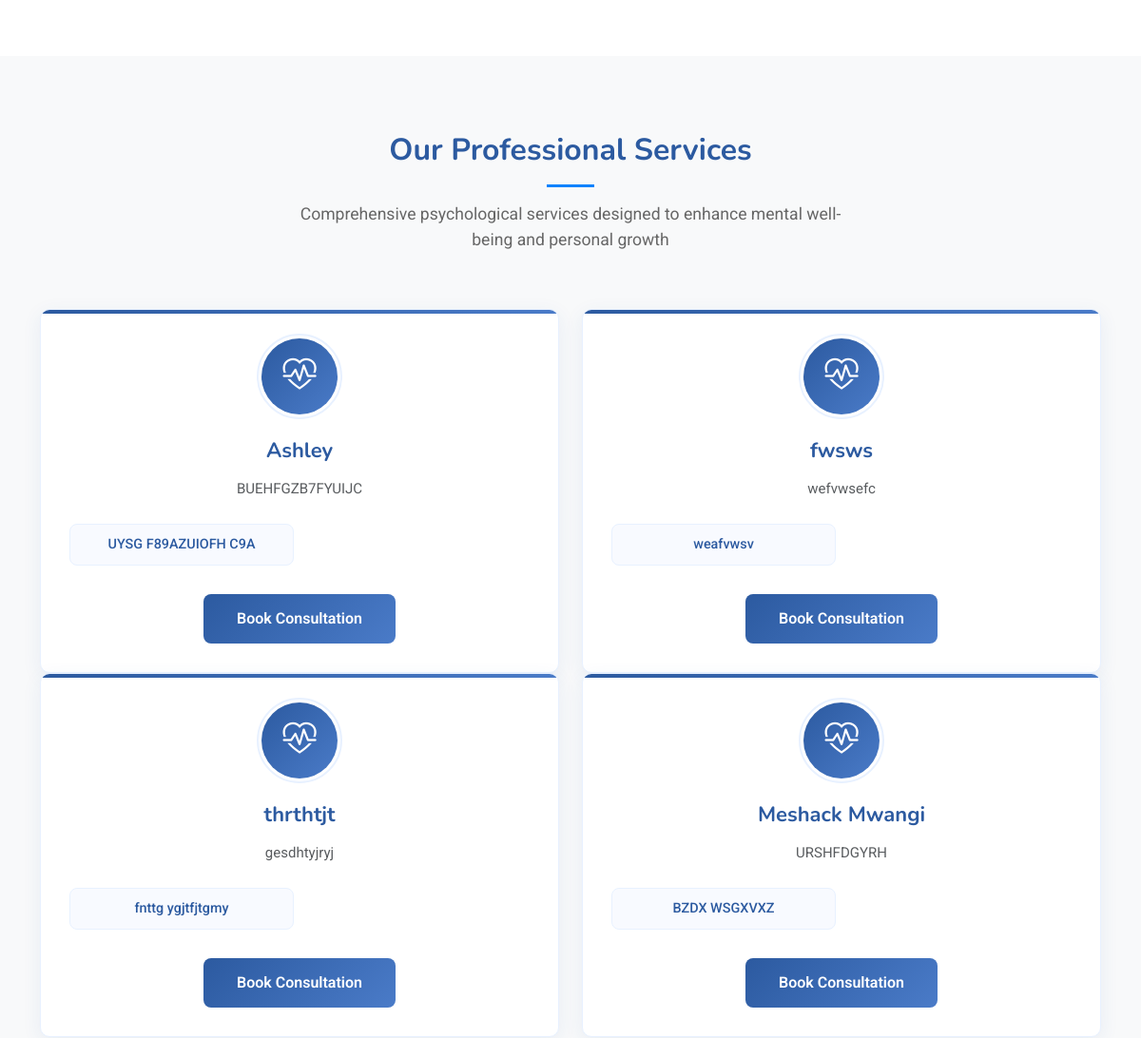
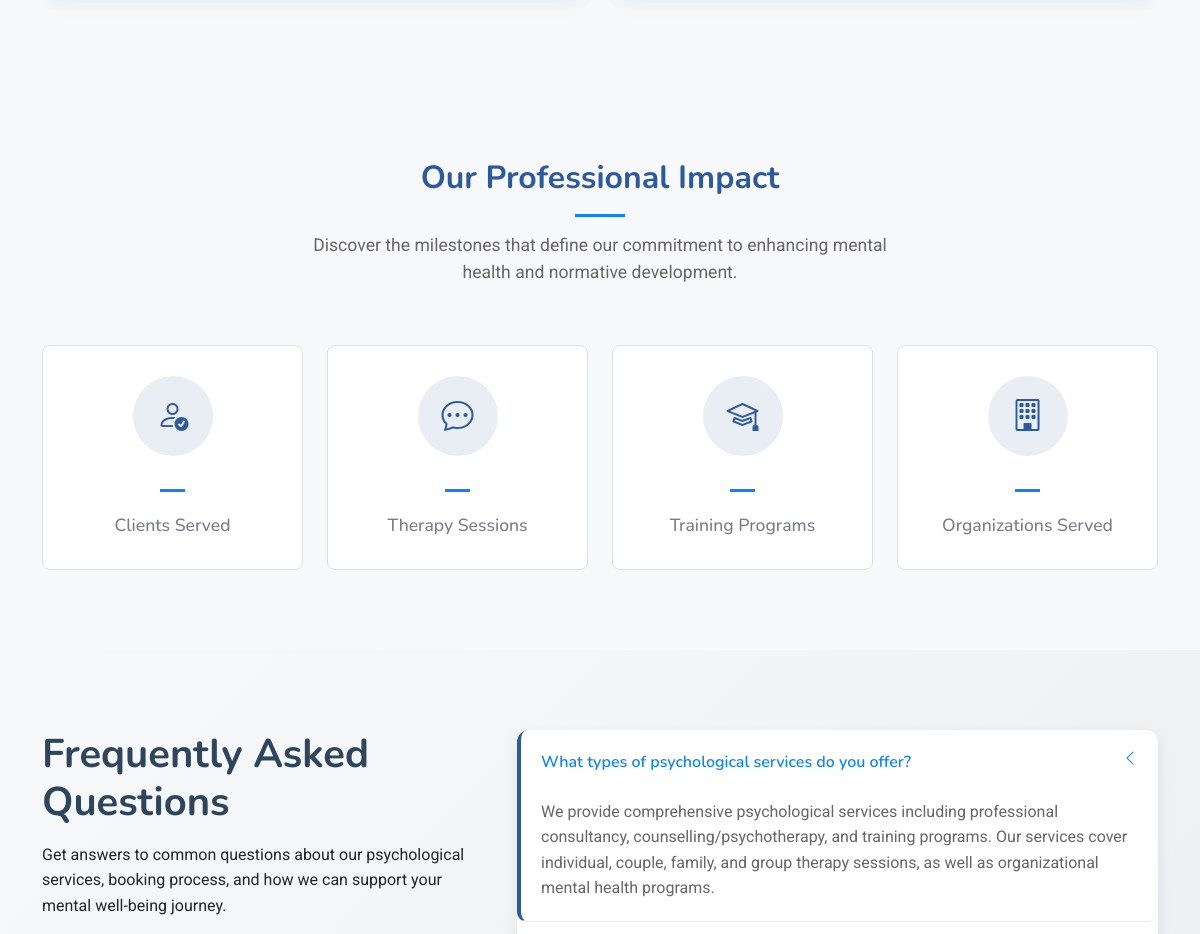
Before: / (middle part) with the older database file (2 pictures, top to bottom).
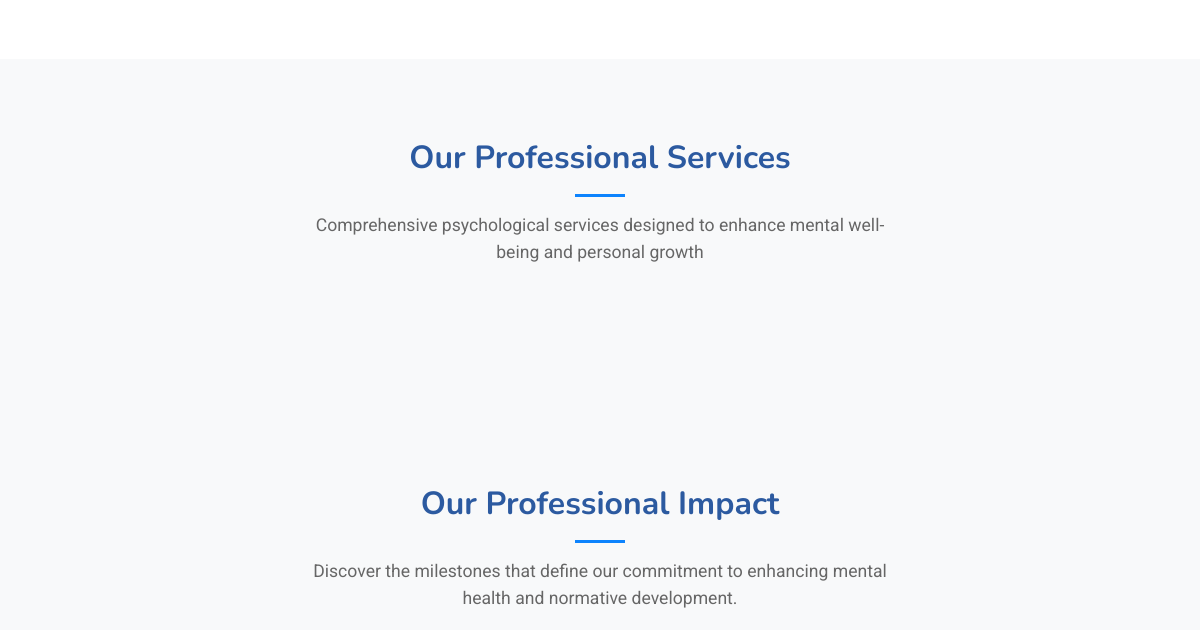
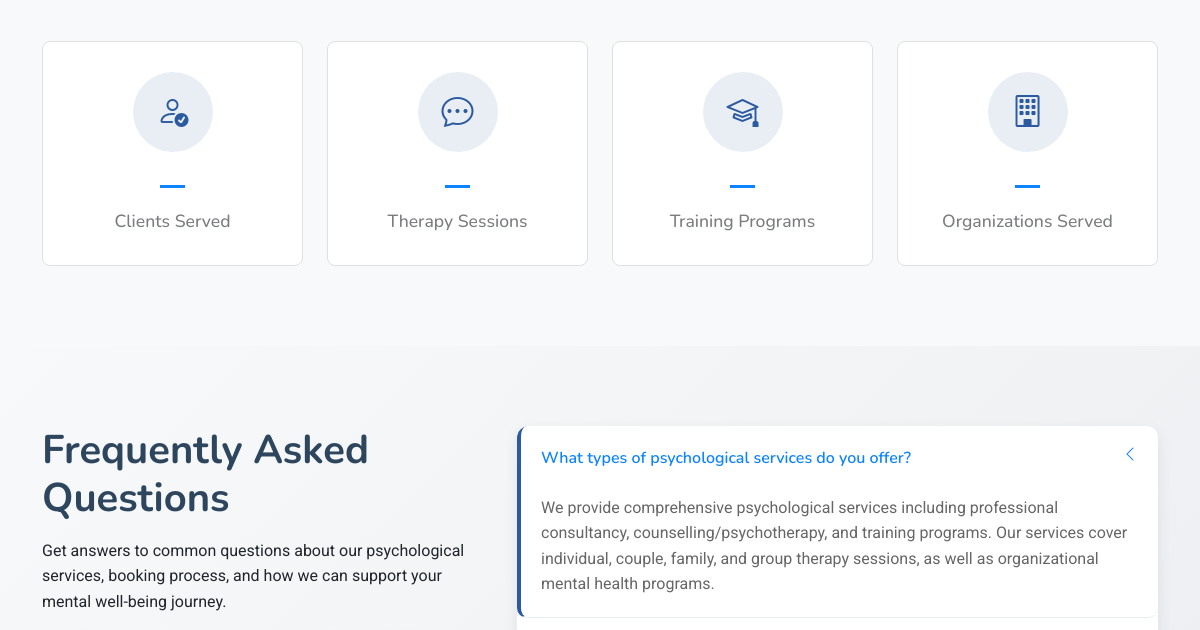
After: the same page with the newer database file (2 pictures, top to bottom).
### content/models.py (models this page shows, shortened)
class Service(models.Model):
    SERVICE_CATEGORIES = [
        ('consultancy', 'Consultancy & Advisory Services'),
        ('counselling', 'Counselling & Psychotherapy Services'),
        ('training', 'Training & Capacity Building Services'),
    ]
    name = models.CharField(max_length=200)
    category = models.CharField(max_length=20, choices=SERVICE_CATEGORIES)
    description = models.TextField()
    price = models.CharField(max_length=100, default='Contact for pricing')
    features = models.TextField(help_text="Enter features separated by commas")
    icon_class = models.CharField(max_length=50, default='bi-heart-pulse')
    is_active = models.BooleanField(default=True)
    created_at = models.DateTimeField(auto_now_add=True)
    def get_features_list(self):
        return [feature.strip() for feature in self.features.split(',')]

### content/views.py (the view)
# urls.py: path('', views.index, name='index'),
def index(request):
    services = Service.objects.filter(is_active=True)
    individual_services = services.filter(category='individual')
    organizational_services = services.filter(category='organizational')
    context = {
        'individual_services': individual_services,
        'organizational_services': organizational_services,
    }
    return render(request, 'index.html', context)

### templates/index.html (shortened to what this page needs)
{% load static %}
<!DOCTYPE html>
<html lang="en">
<head>
  <link href="{% static 'vendor/bootstrap/css/bootstrap.min.css' %}" rel="stylesheet">
  <link href="{% static 'vendor/bootstrap-icons/bootstrap-icons.css' %}" rel="stylesheet">
  <link href="{% static 'vendor/aos/aos.css' %}" rel="stylesheet">
  <link href="{% static 'vendor/glightbox/css/glightbox.min.css' %}" rel="stylesheet">
  <link href="{% static 'vendor/swiper/swiper-bundle.min.css' %}" rel="stylesheet">
  <link href="{% static 'main.css' %}" rel="stylesheet">
</head>
<body class="index-page">
  <main class="main">
<section id="call-to-action" class="call-to-action section">
</section>
<section id="services" class="services section">
  <div class="container section-title text-center" data-aos="fade-up">
    <h2>Our Professional Services</h2>
    <p>Comprehensive psychological services designed to enhance mental well-being and personal growth</p>
  </div>
  <div class="container" data-aos="fade-up" data-aos-delay="100">
    <div class="row justify-content-center">
      {% for service in individual_services %}
      <div class="col-lg-6 col-md-8" data-aos="fade-up" data-aos-delay="100">
        <div class="service-card">
          <div class="service-icon">
            <div class="icon-wrapper">
              <i class="bi {{ service.icon_class }}"></i>
            </div>
          </div>
          <div class="service-content">
            <h3>{{ service.name }}</h3>
            <p class="service-description">
              {{ service.description }}
            </p>
            <ul class="service-features">
              {% for feature in service.get_features_list %}
              <li>{{ feature }}</li>
              {% endfor %}
            </ul>
            <div class="service-actions">
              <a href="#booking" class="btn btn-primary">
                Book Consultation
              </a>
            </div>
          </div>
        </div>
      </div>
      {% endfor %}
      {% for service in organizational_services %}
      <div class="col-lg-6 col-md-8" data-aos="fade-up" data-aos-delay="200">
        <div class="service-card">
          <div class="service-icon">
            <div class="icon-wrapper">
              <i class="bi {{ service.icon_class }}"></i>
            </div>
          </div>
          <div class="service-content">
            <h3>{{ service.name }}</h3>
            <p class="service-description">
              {{ service.description }}
            </p>
            <ul class="service-features">
              {% for feature in service.get_features_list %}
              <li>{{ feature }}</li>
              {% endfor %}
            </ul>
            <div class="service-actions">
              <a href="#booking" class="btn btn-primary">
                Book Consultation
              </a>
            </div>
          </div>
        </div>
      </div>
      {% endfor %}
    </div>
  </div>
</section>
<section id="stats" class="stats section">
  <div class="container section-title text-center" data-aos="fade-up" id="approach">
    <h2>Our Professional Impact</h2>
    <p>Discover the milestones that define our commitment to enhancing mental health and normative development.</p>
  </div>
  <div class="container" data-aos="fade-up" data-aos-delay="100">
    <div class="row gy-4">
      <div class="col-lg-3 col-md-6">
        <div class="stats-item text-center">
          <div class="icon mb-3">
            <i class="bi bi-person-check" style="font-size: 2rem; color: #2c5aa0;"></i>
          </div>
          <span data-purecounter-start="0" data-purecounter-end="500" data-purecounter-duration="1" class="purecounter"></span>
          <p>Clients Served</p>
        </div>
      </div>
      <div class="col-lg-3 col-md-6">
        <div class="stats-item text-center">
          <div class="icon mb-3">
            <i class="bi bi-chat-dots" style="font-size: 2rem; color: #2c5aa0;"></i>
          </div>
          <span data-purecounter-start="0" data-purecounter-end="2500" data-purecounter-duration="1" class="purecounter"></span>
          <p>Therapy Sessions</p>
        </div>
      </div>
      <div class="col-lg-3 col-md-6">
        <div class="stats-item text-center">
          <div class="icon mb-3">
            <i class="bi bi-mortarboard" style="font-size: 2rem; color: #2c5aa0;"></i>
          </div>
          <span data-purecounter-start="0" data-purecounter-end="100" data-purecounter-duration="1" class="purecounter"></span>
          <p>Training Programs</p>
        </div>
      </div>
      <div class="col-lg-3 col-md-6">
        <div class="stats-item text-center">
          <div class="icon mb-3">
            <i class="bi bi-building" style="font-size: 2rem; color: #2c5aa0;"></i>
          </div>
          <span data-purecounter-start="0" data-purecounter-end="50" data-purecounter-duration="1" class="purecounter"></span>
          <p>Organizations Served</p>
        </div>
      </div>
    </div>
  </div>
</section>
<section class="faq-9 faq section" id="faq">
  <div class="container">
    <div class="row">
      <div class="col-lg-5" data-aos="fade-up">
        <h2 class="faq-title">Frequently Asked Questions</h2>
        <p class="faq-description">Get answers to common questions about our psychological services, booking process, and how we can support your mental well-being journey.</p>
      </div>
      <div class="col-lg-7" data-aos="fade-up" data-aos-delay="300">
        <div class="faq-container">
          <div class="faq-item faq-active">
            <h3>What types of psychological services do you offer?</h3>
            <div class="faq-content">
              <p>We provide comprehensive psychological services including professional consultancy, counselling/psychotherapy, and training programs. Our services cover individual, couple, family, and group therapy sessions, as well as organizational mental health programs.</p>
            </div>
            <i class="faq-toggle bi bi-chevron-down"></i>
          </div>
        </div>
      </div>
    </div>
  </div>
</section>
  </main>
</body>
</html>

### static/main.css (style rules this page uses)
:root { --default-font: "Roboto", system-ui, -apple-system, "Segoe UI", Roboto, "Helvetica Neue", Arial, "Noto Sans", "Liberation Sans", sans-serif, "Apple Color Emoji", "Segoe UI Emoji", "Segoe UI Symbol", "Noto Color Emoji"; --heading-font: "Nunito", sans-serif; --nav-font: "Inter", sans-serif; }
:root { --background-color: #ffffff; --default-color: #212529; --heading-color: #2d465e; --accent-color: #0d83fd; --surface-color: #ffffff; --contrast-color: #ffffff; }
:root { --nav-color: #212529; --nav-hover-color: #0d83fd; --nav-mobile-background-color: #ffffff; --nav-dropdown-background-color: #ffffff; --nav-dropdown-color: #212529; --nav-dropdown-hover-color: #0d83fd; }
:root { scroll-behavior: smooth; }
body { color: var(--default-color); background-color: var(--background-color); font-family: var(--default-font); }
h1, h2, h3, h4, h5, h6 { color: var(--heading-color); font-family: var(--heading-font); }
section, .section { color: var(--default-color); background-color: var(--background-color); padding: 60px 0; scroll-margin-top: 90px; overflow: clip; }
.section-title { text-align: center; padding-bottom: 60px; position: relative; }
.section-title h2 { font-size: 32px; font-weight: 700; margin-bottom: 20px; padding-bottom: 20px; position: relative; }
.section-title h2:after { content: ""; position: absolute; display: block; width: 50px; height: 3px; background: var(--accent-color); left: 0; right: 0; bottom: 0; margin: auto; }
.section-title p { margin-bottom: 0; }
.stats .stats-item { padding: 30px; width: 100%; }
.stats .stats-item span { color: var(--heading-color); font-size: 48px; display: block; font-weight: 700; margin-bottom: 20px; padding-bottom: 20px; position: relative; }
.stats .stats-item span:after { content: ""; position: absolute; display: block; width: 25px; height: 3px; background: var(--accent-color); left: 0; right: 0; bottom: 0; margin: auto; }
.stats .stats-item p { color: color-mix(in srgb, var(--default-color), transparent 40%); padding: 0; margin: 0; font-family: var(--heading-font); font-weight: 500; }
.faq .faq-title { font-size: 2.5rem; font-weight: 700; margin-bottom: 1rem; color: var(--heading-color); }
.faq .faq-description { font-size: 1rem; color: var(--default-color); margin-bottom: 2rem; }
.faq .faq-container .faq-item { background-color: var(--surface-color); position: relative; padding: 20px; margin-bottom: 15px; border-radius: 10px; overflow: hidden; }
.faq .faq-container .faq-item h3 { font-weight: 600; font-size: 16px; line-height: 24px; margin: 0 30px 0 0; transition: 0.3s; cursor: pointer; display: flex; align-items: center; }
.faq .faq-container .faq-item .faq-content { display: grid; grid-template-rows: 0fr; transition: 0.3s ease-in-out; visibility: hidden; opacity: 0; }
.faq .faq-container .faq-item .faq-content p { margin-bottom: 0; overflow: hidden; }
.faq .faq-container .faq-item .faq-toggle { position: absolute; top: 20px; right: 20px; font-size: 16px; line-height: 0; transition: 0.3s; cursor: pointer; }
.faq .faq-container .faq-active h3 { color: var(--accent-color); }
.faq .faq-container .faq-active .faq-content { grid-template-rows: 1fr; visibility: visible; opacity: 1; padding-top: 10px; }
.faq .faq-container .faq-active .faq-toggle { transform: rotate(90deg); color: var(--accent-color); }

Changed rows visible on the page:
removed Service: name "Ashley", description "BUEHFGZB7FYUIJC", get_features_list "UYSG F89AZUIOFH C9A", shown under "Our Professional Services"
removed Service: name "fwsws", description "wefvwsefc", get_features_list "weafvwsv", shown under "Our Professional Services"
removed Service: name "thrthtjt", description "gesdhtyjryj", get_features_list "fnttg ygjtfjtgmy", shown under "Our Professional Services"
removed Service: name "Meshack Mwangi", description "URSHFDGYRH", get_features_list "BZDX WSGXVXZ"
